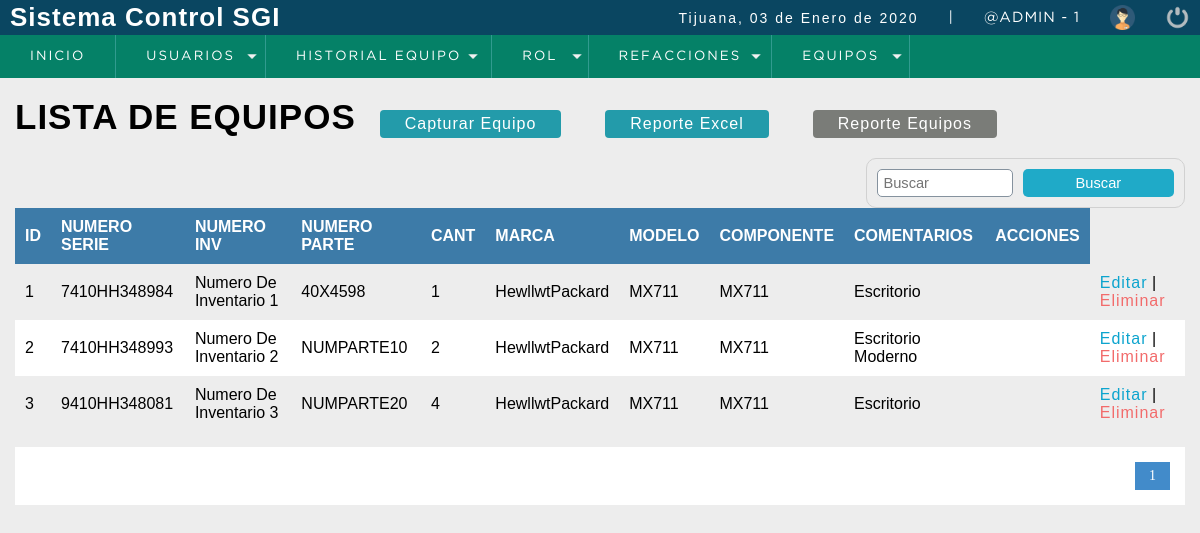
/sistema/listar_equipo.php (signed in), run on the app's committed database.
### tables this page shows
CREATE TABLE t_Equipo
(
  id_epo INTEGER UNSIGNED PRIMARY KEY AUTO_INCREMENT,
  num_serie VARCHAR(45) UNIQUE NOT NULL,
  num_inv VARCHAR(45) NULL,
  num_parte VARCHAR(45) NULL,
  existencia INTEGER UNSIGNED NOT NULL,
  id_tipo_componente INT UNSIGNED NOT NULL,
  id_marca INTEGER UNSIGNED NOT NULL,
  id_modelo INTEGER UNSIGNED NOT NULL,
  comentarios TEXT NULL,
   
   
  FOREIGN KEY(id_tipo_componente) REFERENCES t_Tipo_Componente(id_tipo_componente)
    ON DELETE RESTRICT ON UPDATE CASCADE,
  FOREIGN KEY(id_marca) REFERENCES t_Marca(id_marca)
    ON DELETE RESTRICT ON UPDATE CASCADE,
  FOREIGN KEY(id_modelo) REFERENCES t_Modelo(id_modelo)
    ON DELETE RESTRICT ON UPDATE CASCADE
       

 

);

CREATE TABLE t_Marca
(
  id_marca INTEGER UNSIGNED PRIMARY KEY AUTO_INCREMENT,
  descripcion VARCHAR(80) NOT NULL
);

CREATE TABLE t_Modelo
(
  id_modelo INTEGER UNSIGNED PRIMARY KEY AUTO_INCREMENT,
  descripcion VARCHAR(80) NOT NULL
);

CREATE TABLE t_Tipo_Componente
(
  id_tipo_componente INTEGER UNSIGNED PRIMARY KEY AUTO_INCREMENT,
  descripcion VARCHAR(45) NOT NULL
);

### conexion.php (called while the page is built, shortened)
<?php
  class Conexion
  {
    private static $host = 'localhost';
    private static $user = 'servicios';
    private static $password = 'pcnay2003';
    private static $db_name = 'ordenservicios';
    private static $db_charset = 'uft8';
    public $conexion;
    public $query;
    public $rows = array();
    public function db_open()
    {
      $this->conexion = new mysqli(self::$host,
      self::$user,
      self::$password,
      self::$db_name);
      $this->conexion->set_charset(self::$db_charset);
    }
    public function get_query()
    {
      $result = $this->conexion->query($this->query);
      while ($this->rows[] = $result->fetch_assoc() );
      array_pop($this->rows);
      $datos2 = array();
      if (!empty($this->rows))
      {
        foreach ($this->rows as $nombreCampo => $contenidoCampo)
        {
          array_push($datos2,$contenidoCampo);
        }
      }
      return $datos2;
    }
  }
?>

### sistema/listar_equipo.php (the view, shortened to what this page needs)
<?php
  include "../conexion.php"
?>
<!DOCTYPE html>
<html lang="en">
<head>
	<?php include "include/scripts.php"; ?>
</head>
<body>
	<?php include "include/header.php" ?>
	<section id="container">
		<h1>LISTA DE EQUIPOS</h1>
    <a href="registrar_equipo.php" class="btn_new">Capturar Equipo</a>
    <a href="rep_excel_equipo.php" class="btn_new">Reporte Excel</a>
    <a href="reporte_equipo.php" target="_blank" class="btn_reporte">Reporte Equipos</a>
    <form action="buscar_equipo.php" method="get" class="form_search">
      <input type="text" name ="busqueda" id = "busqueda" placeholder = "Buscar" >
      <input type="submit" value="Buscar" class = "btn_search">
    </form>
    <table>
      <tr>
        <th>ID</th>
        <th>NUMERO SERIE</th>
        <th>NUMERO INV</th>
        <th>NUMERO PARTE</th>
        <th>CANT</th>
        <th>MARCA</th>
        <th>MODELO</th>
				<th>COMPONENTE</th>
        <th>COMENTARIOS</th>
        <th>ACCIONES</th>
      </tr>
      <?php
        $conectar = new Conexion();
        $conectar->query = "SELECT COUNT(*) AS total_registro FROM t_Equipo";
        $datos = $conectar->get_query();
        $total_registro = $datos[0]['total_registro'];
        $por_pagina = 15;
        if (empty ($_GET['pagina']))
        {
          $pagina = 1;
        }
        else
        {
          $pagina = $_GET['pagina'];
        }
        $desde = ($pagina-1)*$por_pagina;
        $total_paginas = ceil($total_registro/$por_pagina);
          $consulta = new Conexion();
          $consulta->query = "SELECT e.id_epo,e.num_serie,e.num_inv,e.num_parte,e.existencia,e.id_marca,e.id_modelo,
					marca.descripcion AS mar_descripcion,modelo.descripcion AS mod_descripcion,tc.descripcion AS tc_descripcion,e.comentarios FROM t_Equipo e
					INNER JOIN t_Marca AS marca ON e.id_marca = marca.id_marca
					INNER JOIN t_Modelo AS modelo ON e.id_modelo = modelo.id_modelo
					INNER JOIN t_Tipo_Componente AS tc ON e.id_tipo_componente = tc.id_tipo_componente
					ORDER BY e.num_serie ASC LIMIT $desde,$por_pagina";
          $datos2 = $consulta->get_query();
          for ($n=0;$n<count($datos2);$n++)
          {
       ?>
            <tr>
              <td><?php echo $datos2[$n]['id_epo']; ?></td>
              <td><?php echo $datos2[$n]['num_serie']; ?></td>
              <td><?php echo $datos2[$n]['num_inv']; ?></td>
              <td><?php echo $datos2[$n]['num_parte']; ?></td>
              <td><?php echo $datos2[$n]['existencia']; ?></td>
              <td><?php echo $datos2[$n]['mar_descripcion']; ?></td>
              <td><?php echo $datos2[$n]['mod_descripcion']; ?></td>
							<td><?php echo $datos2[$n]['mod_descripcion']; ?></td>
              <td><?php echo $datos2[$n]['tc_descripcion']; ?></td>
							<td><?php echo $datos2[$n]['comentarios']; ?></td>
              <td>
                <a class="link_edit" href="editar_equipo.php?id=<?php echo $datos2[$n]['id_epo']; ?>">Editar</a>
                |
                <a class="link_delete" href="eliminar_equipo.php?id=<?php echo $datos2[$n]['id_epo']; ?>">Eliminar</a>
              </td>
            </tr>
      <?php
          }
      ?>
    </table>
    <div class="paginador">
      <ul>
        <?php
          for ($i=1;$i<=$total_paginas;$i++)
          {
            if ($i == $pagina)
            {
              echo '<li class="pageSelected">'.$i.'</li>';
            }
            else
            {
              echo '<li><a href="?pagina='.$i.'">'.$i.'</a></li>';
            }
          }
        ?>
      </ul>
    </div>
	</section>
</body>
</html>

### sistema/css/style.css (style rules this page uses)
* { margin: 0; padding: 0; box-sizing: border-box; }
body { background: #ededed; }
h1, h2, h3, h4, h5, h6 { font-family: 'arial'; font-weight: bold; letter-spacing: 1px; }
h1 { font-size: 26px; }
a { text-decoration: none; font-family: arial; letter-spacing: 1px; }
#container { padding: 90px 15px 15px; }
form { background:#FFF; margin:auto; padding:20px 50px; border:1px solid #d1d1d1; }
input, select { display:block; width:100%; font-size:11pt; padding:5px; border:1px solid #85929e; border-radius:5px; }
#container h1 { font-size:35px; display:inline-block; }
.btn_new { display:inline-block; background:#239baa; color:#FFF; padding:5px 25px; border-radius:4px; margin:20px; }
.btn_reporte { display:inline-block; background:#7a7c78; color:#FFF; padding:5px 25px; border-radius:4px; margin:20px; }
table { border-collapse:collapse; font-size:12pt; font-family:'Arial'; width:100%; }
table th { text-align:left; padding:10px; background:#3d7ba8; color:#FFF; }
table tr:nth-child(odd) { background:#FFF; }
table td { padding:10px; }
.link_edit { color:#0ca4ce; }
.link_delete { color:#f26b6b; }
.paginador ul { padding:15px; list-style:none; background:#fff; margin-top:15px; display: -webkit-flex; display: -moz-flex; display: -ms-flex; display: -o-flex; display: flex; justify-content:flex-end; }
.paginador a, .pageSelected { color:#428bca; border:1px solid #ddd; padding:5px; display:inline-block; font-size:14px; text-align:center; width:35px; }
.pageSelected { color:#FFF; background:#428bca; border:1px solid #428bca; }
.form_search { display: -webkit-flex; display: -moz-flex; display: -ms-flex; display: -o-flex; display: flex; float:right; background:initial; padding:10px; border-radius:10px; }
.form_search .btn_search { background:#1faac8; color:#fff; padding:0 20px; border:0; cursor:pointer; margin-left:10px; }

### data on the page
t_equipo: id_epo "1", num_serie "7410HH348984", num_inv "Numero De Inventario 1", num_parte "40X4598", existencia "1", id_marca.descripcion "HewllwtPackard", id_modelo.descripcion "MX711", id_tipo_componente.descripcion "Escritorio"
t_equipo: id_epo "2", num_serie "7410HH348993", num_inv "Numero De Inventario 2", num_parte "NUMPARTE10", existencia "2", id_marca.descripcion "HewllwtPackard", id_modelo.descripcion "MX711", id_tipo_componente.descripcion "Escritorio Moderno"
t_equipo: id_epo "3", num_serie "9410HH348081", num_inv "Numero De Inventario 3", num_parte "NUMPARTE20", existencia "4", id_marca.descripcion "HewllwtPackard", id_modelo.descripcion "MX711", id_tipo_componente.descripcion "Escritorio"

### other printed values
fechaC() "03 de Enero de 2020"
$_SESSION['usuario'] "@ADMIN"
$_SESSION['id_rol'] "1"
